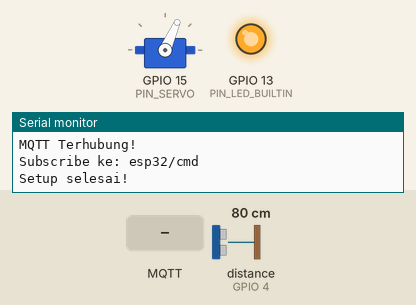
Simulated run of this sketch. Board: ESP32. Parts: servo, output pins drawn as LEDs (lit = HIGH), the last lines printed to the serial monitor. Wiring (inferred from the names in the program): ultrasonic range finder: trigger GPIO 2; echo GPIO 4. The inputs (shaded band) are chosen by the test bench; at power-on: distance to the obstacle (sensor on GPIO 4) 80 cm. The echo pulse lasts 58.3 µs per cm; WiFi joins after 1.5 s; servers stay silent unless stated; no MQTT or app messages arrive unless stated; pins used as bus, display or sensor lines are not drawn.

Above: at 3.3 s.
3.4 s: distance to the obstacle (sensor on GPIO 4) set to 250 cm
At 4.2 s:
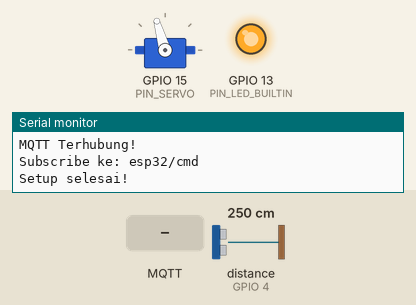
6.4 s: MQTT message "stop" arrives on the first subscribed topic
At 6.4 s:
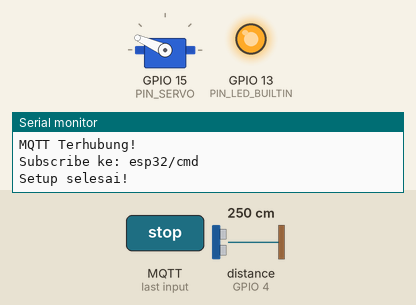
7.9 s: MQTT message "start" arrives on the first subscribed topic
At 8.4 s:
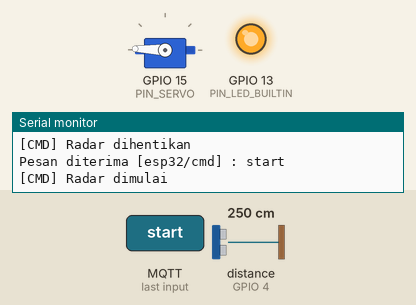
10.9 s: distance to the obstacle (sensor on GPIO 4) set to 2 cm
13.9 s: MQTT message "reset" arrives on the first subscribed topic
Timing chart, 0 to 17.9 s (numbered marks = the images above; inputs shaded):
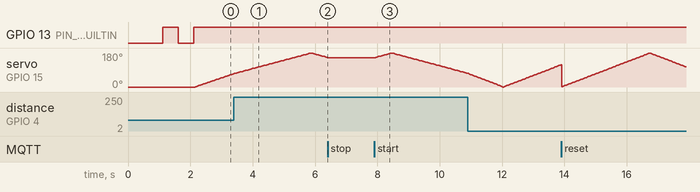

Measured:
- after the input at 6.4 s, servo on GPIO 15 (PIN_SERVO): stays 156° (without the input it goes to 154° after 0.04 s)
- after the input at 7.9 s, servo on GPIO 15 (PIN_SERVO): rises from 156° to 180° in 0.50 s, then falls to 72° in 2.4 s
- by itself, servo on GPIO 15 (PIN_SERVO): rises from 70° to 180° in 2.4 s, then falls to 156° in 0.54 s

The sketch:

main.ino
```cpp
#include <WiFi.h>
#include <PubSubClient.h>
#include <ESP32Servo.h>

// ============================================================
// HARDWARE SETUP & CONFIGURATION
// ============================================================

// --- PIN Hardware (Dipindahkan ke atas agar tidak error scope) --
// HC-SR04 Ultrasonic Sensor connections
const int PIN_TRIG    = 2;   // D2 (GPIO 2)  ----> Hubungkan ke HC-SR04 Trig
const int PIN_ECHO    = 4;   // D4 (GPIO 4)  ----> Hubungkan ke HC-SR04 Echo

// Servo Motor (Dynamo Servo) connection
const int PIN_SERVO   = 15;  // D15 (GPIO 15) ----> Hubungkan ke Sinyal Servo

// PIN LED Indikator
const int PIN_LED_BUILTIN = 13; // GPIO 13

// --- WiFi Configuration ---
const char* ssid         = "PutriTunggal";
const char* password     = "uu311009";

// --- MQTT Configuration ---
const char* mqtt_server  = "192.168.100.35"; // IP komputer/MQTT broker
const int   mqtt_port    = 1883;
const char* mqtt_topic   = "esp32/radar";
const char* mqtt_client_id = "ESP32RadarClient";

// --- Topik Status (Telemetry) ---
const char* mqtt_topic_status  = "esp32/status";
const char* mqtt_topic_cmd     = "esp32/cmd";

// ============================================================
// WIRING DIAGRAM REFERENCE
// ============================================================
/*
 * HC-SR04 Ultrasonic Sensor:
 *    ESP32 GPIO 2  (D2)  ----> HC-SR04 Trig
 *    ESP32 GPIO 4  (D4)  ----> HC-SR04 Echo
 *    ESP32 3V3/5V        ----> HC-SR04 VCC
 *    ESP32 GND            ----> HC-SR04 GND
 *
 * Dynamo Servo:
 *    ESP32 GPIO 15 (D15) ----> Servo Signal (oranye/kuning)
 *    ESP32 5V             ----> Servo VCC (merah)
 *    ESP32 GND            ----> Servo GND (coklat/hitam)
 */
// ============================================================

// WiFi Event Handler untuk monitoring koneksi
void WiFiEvent(WiFiEvent_t event) {
  switch(event) {
    case ARDUINO_EVENT_WIFI_STA_GOT_IP:
      Serial.println("WiFi Connected - IP: " + WiFi.localIP().toString());
      digitalWrite(PIN_LED_BUILTIN, HIGH);
      break;
    case ARDUINO_EVENT_WIFI_STA_DISCONNECTED:
      Serial.println("[WiFi] Disconnected - attempting reconnect...");
      digitalWrite(PIN_LED_BUILTIN, LOW);
      WiFi.reconnect();
      break;
    default:
      break;
  }
}

// --- Konfigurasi Radar ---
const int   sudutMin      = 0;
const int   sudutMax      = 180;
const int   sudutStep     = 2;
const int   servoDelay    = 30;    // ms per step servo
const long  timeoutWifi   = 30000; // 30 detik timeout koneksi WiFi

// ============================================================
// GLOBAL VARIABLES
// ============================================================
Servo myServo;
WiFiClient espClient;
PubSubClient client(espClient);

unsigned long lastReconnectAttempt = 0;
unsigned long lastStatusPublish    = 0;
const unsigned long statusInterval = 10000; // Publikasi status setiap 10 detik

int currentAngle = 0;
int direction    = 1;  // 1 = maju, -1 = mundur

// ============================================================
// FUNGSI UTILITY - Sensor Ultrasonic HC-SR04
// ============================================================

long hitungJarak() {
  digitalWrite(PIN_TRIG, LOW);
  delayMicroseconds(2);
  digitalWrite(PIN_TRIG, HIGH);
  delayMicroseconds(10);
  digitalWrite(PIN_TRIG, LOW);

  long durasi = pulseIn(PIN_ECHO, HIGH, 30000); // timeout 30ms
  if (durasi == 0) return -1; // gagal membaca

  long jarakCm = durasi * 0.034 / 2;
  return jarakCm;
}

// ============================================================
// MANAJEMEN KONEKSI WiFi
// ============================================================

bool connectWiFi() {
  Serial.print("Menghubungkan ke WiFi: ");
  Serial.println(ssid);

  WiFi.mode(WIFI_STA);
  WiFi.disconnect(true);  // Bersihkan koneksi lama
  delay(100);
  WiFi.begin(ssid, password);

  unsigned long startAttempt = millis();
  while (WiFi.status() != WL_CONNECTED) {
    delay(500);
    Serial.print(".");
    // Blink LED internal sebagai indikasi proses koneksi
    digitalWrite(PIN_LED_BUILTIN, !digitalRead(PIN_LED_BUILTIN));

    // Timeout jika terlalu lama
    if (millis() - startAttempt > timeoutWifi) {
      Serial.println("\n[ERROR] Gagal konek WiFi - Timeout!");
      return false;
    }
  }

  Serial.println("\nWiFi Terhubung!");
  Serial.print("IP Address : ");
  Serial.println(WiFi.localIP());
  Serial.print("RSSI       : ");
  Serial.println(WiFi.RSSI());

  digitalWrite(PIN_LED_BUILTIN, HIGH); // LED nyala stabil jika WiFi OK
  return true;
}

bool maintainWiFi() {
  if (WiFi.status() != WL_CONNECTED) {
    Serial.println("[WiFi] Koneksi terputus! Mencoba reconnect...");
    digitalWrite(PIN_LED_BUILTIN, LOW);

    static int reconnectAttempts = 0;
    static unsigned long lastAttempt = 0;

    if (millis() - lastAttempt > 5000) {  // Coba setiap 5 detik
      lastAttempt = millis();
      reconnectAttempts++;

      if (reconnectAttempts > 10) {
        Serial.println("[WiFi] Restarting WiFi stack...");
        WiFi.disconnect(true);
        delay(1000);
        reconnectAttempts = 0;
      }

      WiFi.disconnect();
      bool result = connectWiFi();
      if (result) {
        reconnectAttempts = 0;
      }
      return result;
    }
  }
  return true;
}

// ============================================================
// MANAJEMEN KONEKSI MQTT
// ============================================================

bool connectMQTT() {
  Serial.print("Menghubungkan ke MQTT Broker: ");
  Serial.print(mqtt_server);
  Serial.print(":");
  Serial.println(mqtt_port);

  if (client.connect(mqtt_client_id)) {
    Serial.println("MQTT Terhubung!");
    client.subscribe(mqtt_topic_cmd);
    Serial.print("Subscribe ke: ");
    Serial.println(mqtt_topic_cmd);

    client.publish(mqtt_topic_status, "{\"status\":\"online\",\"device\":\"esp32-radar\"}");
    return true;
  } else {
    Serial.print("MQTT Gagal, rc=");
    Serial.println(client.state());
    // Tambahkan informasi state untuk debugging
    switch(client.state()) {
      case -4: Serial.println(" -> MQTT_CONNECTION_TIMEOUT"); break;
      case -3: Serial.println(" -> MQTT_CONNECTION_LOST"); break;
      case -2: Serial.println(" -> MQTT_CONNECT_FAILED"); break;
      case -1: Serial.println(" -> MQTT_DISCONNECTED"); break;
      case 1:  Serial.println(" -> MQTT_CONNECT_BAD_PROTOCOL"); break;
      case 2:  Serial.println(" -> MQTT_CONNECT_BAD_CLIENT_ID"); break;
      case 3:  Serial.println(" -> MQTT_CONNECT_UNAVAILABLE"); break;
      case 4:  Serial.println(" -> MQTT_CONNECT_BAD_CREDENTIALS"); break;
      case 5:  Serial.println(" -> MQTT_CONNECT_UNAUTHORIZED"); break;
    }
    return false;
  }
}

void maintainMQTT() {
  if (!client.connected()) {
    Serial.println("[MQTT] Koneksi terputus! Mencoba reconnect...");
    if (maintainWiFi()) {
      connectMQTT();
    }
  }
  client.loop();
}

// ============================================================
// CALLBACK MQTT - Menerima perintah
// ============================================================

void mqttCallback(char* topic, byte* payload, unsigned int length) {
  Serial.print("Pesan diterima [");
  Serial.print(topic);
  Serial.print("] : ");

  String message;
  for (unsigned int i = 0; i < length; i++) {
    message += (char)payload[i];
  }
  Serial.println(message);

  if (String(topic) == mqtt_topic_cmd) {
    if (message == "stop") {
      direction = 0;
      Serial.println("[CMD] Radar dihentikan");
    } else if (message == "start") {
      direction = 1;
      Serial.println("[CMD] Radar dimulai");
    } else if (message == "reset") {
      myServo.write(0);
      currentAngle = 0;
      Serial.println("[CMD] Servo di-reset ke posisi 0");
    }
  }
}

// ============================================================
// SETUP
// ============================================================

void setup() {
  Serial.begin(115200);
  Serial.println("\n========================================");
  Serial.println("  ESP32 RADAR MAPPING - EDGE DEVICE");
  Serial.println("========================================");

  // Inisialisasi pin HC-SR04
  pinMode(PIN_TRIG, OUTPUT);
  pinMode(PIN_ECHO, INPUT);
  digitalWrite(PIN_TRIG, LOW);

  // Inisialisasi LED indikator
  pinMode(PIN_LED_BUILTIN, OUTPUT);
  digitalWrite(PIN_LED_BUILTIN, LOW);

  // Register WiFi event handler untuk monitoring otomatis
  WiFi.onEvent(WiFiEvent);

  // Attach Servo
  myServo.attach(PIN_SERVO);
  myServo.write(0);
  delay(500);

  // Koneksi WiFi
  if (!connectWiFi()) {
    Serial.println("[WARNING] WiFi tidak terhubung, akan mencoba lagi di loop...");
  }

  // Konfigurasi MQTT
  client.setServer(mqtt_server, mqtt_port);
  client.setCallback(mqttCallback);

  if (WiFi.status() == WL_CONNECTED) {
    connectMQTT();
  }

  Serial.println("Setup selesai!\n");
}

// ============================================================
// LOOP UTAMA
// ============================================================

void loop() {
  maintainWiFi();
  maintainMQTT();

  if (direction == 0) {
    delay(100);
    return;
  }

  // --- Scan Radar ---
  currentAngle += (sudutStep * direction);

  if (currentAngle >= sudutMax) {
    currentAngle = sudutMax;
    direction = -1;
  } else if (currentAngle <= sudutMin) {
    currentAngle = sudutMin;
    direction = 1;
  }

  myServo.write(currentAngle);
  delay(servoDelay);

  long jarak = hitungJarak();

  // Edge Filtering
  if (jarak > 0 && jarak <= 15) {
    String payload = String(currentAngle) + "," + String(jarak);

    client.publish(mqtt_topic, payload.c_str());

    Serial.print("Angle: ");
    Serial.print(currentAngle);
    Serial.print("°, Jarak: ");
    Serial.print(jarak);
    Serial.println(" cm");
  }

  // Publikasi status berkala
  unsigned long now = millis();
  if (now - lastStatusPublish >= statusInterval) {
    lastStatusPublish = now;

    String statusPayload = "{\"status\":\"running\",\"wifi_rssi\":" +
                           String(WiFi.RSSI()) + ",\"uptime_ms\":" +
                           String(now) + "}";
    client.publish(mqtt_topic_status, statusPayload.c_str());

    Serial.print("[STATUS] Uptime: ");
    Serial.print(now / 1000);
    Serial.println(" detik");
  }
}
```
